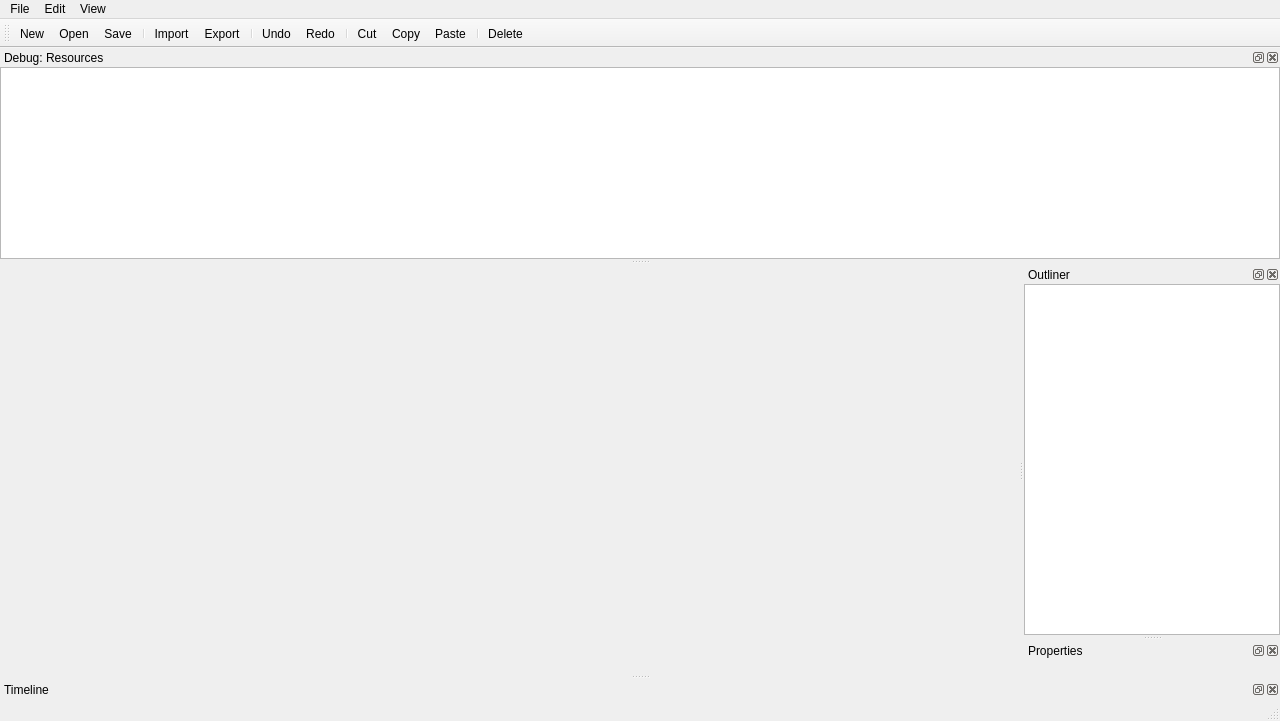
<?xml version="1.0" encoding="UTF-8"?>
<ui version="4.0">
 <class>StageEditorWindow</class>
 <widget class="QMainWindow" name="StageEditorWindow">
  <property name="geometry">
   <rect>
    <x>0</x>
    <y>0</y>
    <width>1280</width>
    <height>721</height>
   </rect>
  </property>
  <property name="windowTitle">
   <string>SMB Level Workshop 2 Stage Editor</string>
  </property>
  <widget class="QWidget" name="centralWidget">
   <layout class="QGridLayout" name="gridLayout">
    <property name="leftMargin">
     <number>0</number>
    </property>
    <property name="topMargin">
     <number>0</number>
    </property>
    <property name="rightMargin">
     <number>0</number>
    </property>
    <property name="bottomMargin">
     <number>0</number>
    </property>
    <property name="spacing">
     <number>0</number>
    </property>
    <item row="0" column="0">
     <widget class="WS2::Widget::ViewportWidget" name="viewportWidget" native="true"/>
    </item>
   </layout>
  </widget>
  <widget class="QMenuBar" name="menuBar">
   <property name="geometry">
    <rect>
     <x>0</x>
     <y>0</y>
     <width>1280</width>
     <height>23</height>
    </rect>
   </property>
   <widget class="QMenu" name="menuFile">
    <property name="title">
     <string>File</string>
    </property>
    <addaction name="separator"/>
    <addaction name="actionNew"/>
    <addaction name="actionOpen"/>
    <addaction name="actionSave"/>
    <addaction name="actionSaveAs"/>
    <addaction name="separator"/>
    <addaction name="actionImport"/>
    <addaction name="actionExport"/>
    <addaction name="separator"/>
    <addaction name="actionQuit"/>
   </widget>
   <widget class="QMenu" name="menuEdit">
    <property name="title">
     <string>Edit</string>
    </property>
    <addaction name="actionUndo"/>
    <addaction name="actionRedo"/>
    <addaction name="separator"/>
    <addaction name="actionCut"/>
    <addaction name="actionCopy"/>
    <addaction name="actionPaste"/>
    <addaction name="separator"/>
    <addaction name="actionDuplicate"/>
    <addaction name="actionDelete"/>
    <addaction name="separator"/>
    <addaction name="actionSelectAll"/>
    <addaction name="actionFocusSelected"/>
    <addaction name="separator"/>
    <addaction name="actionNewNode"/>
   </widget>
   <widget class="QMenu" name="menuView">
    <property name="title">
     <string>View</string>
    </property>
    <widget class="QMenu" name="menuDebug">
     <property name="title">
      <string>Debug</string>
     </property>
     <addaction name="actionToggleViewResources"/>
    </widget>
    <addaction name="actionToggleViewOutliner"/>
    <addaction name="actionToggleViewProperties"/>
    <addaction name="actionToggleViewTimeline"/>
    <addaction name="menuDebug"/>
    <addaction name="separator"/>
    <addaction name="actionToggleViewToolbar"/>
   </widget>
   <addaction name="menuFile"/>
   <addaction name="menuEdit"/>
   <addaction name="menuView"/>
  </widget>
  <widget class="QToolBar" name="mainToolBar">
   <property name="windowTitle">
    <string>Toolbar</string>
   </property>
   <property name="iconSize">
    <size>
     <width>16</width>
     <height>16</height>
    </size>
   </property>
   <attribute name="toolBarArea">
    <enum>TopToolBarArea</enum>
   </attribute>
   <attribute name="toolBarBreak">
    <bool>false</bool>
   </attribute>
   <addaction name="actionNew"/>
   <addaction name="actionOpen"/>
   <addaction name="actionSave"/>
   <addaction name="separator"/>
   <addaction name="actionImport"/>
   <addaction name="actionExport"/>
   <addaction name="separator"/>
   <addaction name="actionUndo"/>
   <addaction name="actionRedo"/>
   <addaction name="separator"/>
   <addaction name="actionCut"/>
   <addaction name="actionCopy"/>
   <addaction name="actionPaste"/>
   <addaction name="separator"/>
   <addaction name="actionDelete"/>
  </widget>
  <widget class="QStatusBar" name="statusBar"/>
  <widget class="QDockWidget" name="outlinerDockWidget">
   <property name="windowTitle">
    <string>Outliner</string>
   </property>
   <attribute name="dockWidgetArea">
    <number>2</number>
   </attribute>
   <widget class="QWidget" name="outlinerContentsWidget">
    <layout class="QGridLayout" name="gridLayout_2">
     <property name="leftMargin">
      <number>0</number>
     </property>
     <property name="topMargin">
      <number>0</number>
     </property>
     <property name="rightMargin">
      <number>0</number>
     </property>
     <property name="bottomMargin">
      <number>0</number>
     </property>
     <property name="spacing">
      <number>0</number>
     </property>
     <item row="0" column="0">
      <widget class="WS2::Widget::OutlinerWidget" name="outlinerTreeView">
       <property name="selectionMode">
        <enum>QAbstractItemView::ExtendedSelection</enum>
       </property>
       <attribute name="headerVisible">
        <bool>false</bool>
       </attribute>
      </widget>
     </item>
    </layout>
   </widget>
  </widget>
  <widget class="QDockWidget" name="propertiesDockWidget">
   <property name="windowTitle">
    <string>Properties</string>
   </property>
   <attribute name="dockWidgetArea">
    <number>2</number>
   </attribute>
   <widget class="QWidget" name="propertiesContentsWidget"/>
  </widget>
  <widget class="QDockWidget" name="timelineDockWidget">
   <property name="windowTitle">
    <string>Timeline</string>
   </property>
   <attribute name="dockWidgetArea">
    <number>8</number>
   </attribute>
   <widget class="QWidget" name="timelineContentsWidget"/>
  </widget>
  <widget class="QDockWidget" name="resourcesDockWidget">
   <property name="floating">
    <bool>false</bool>
   </property>
   <property name="windowTitle">
    <string>Debug: Resources</string>
   </property>
   <attribute name="dockWidgetArea">
    <number>4</number>
   </attribute>
   <widget class="QWidget" name="resourcesContentsWidget">
    <layout class="QGridLayout" name="gridLayout_3">
     <property name="leftMargin">
      <number>0</number>
     </property>
     <property name="topMargin">
      <number>0</number>
     </property>
     <property name="rightMargin">
      <number>0</number>
     </property>
     <property name="bottomMargin">
      <number>0</number>
     </property>
     <property name="spacing">
      <number>0</number>
     </property>
     <item row="0" column="0">
      <widget class="QTableView" name="resourcesTableView">
       <property name="selectionBehavior">
        <enum>QAbstractItemView::SelectRows</enum>
       </property>
       <property name="textElideMode">
        <enum>Qt::ElideLeft</enum>
       </property>
       <property name="sortingEnabled">
        <bool>false</bool>
       </property>
       <attribute name="horizontalHeaderStretchLastSection">
        <bool>true</bool>
       </attribute>
       <attribute name="verticalHeaderVisible">
        <bool>false</bool>
       </attribute>
       <attribute name="verticalHeaderDefaultSectionSize">
        <number>16</number>
       </attribute>
      </widget>
     </item>
    </layout>
   </widget>
  </widget>
  <action name="actionNew">
   <property name="icon">
    <iconset resource="../../resources/Workshop2/Workshop2Resources.qrc">
     <normaloff>:/Workshop2/Icons/File.png</normaloff>:/Workshop2/Icons/File.png</iconset>
   </property>
   <property name="text">
    <string>New</string>
   </property>
   <property name="shortcut">
    <string>Ctrl+N</string>
   </property>
  </action>
  <action name="actionOpen">
   <property name="icon">
    <iconset resource="../../resources/Workshop2/Workshop2Resources.qrc">
     <normaloff>:/Workshop2/Icons/Folder.png</normaloff>:/Workshop2/Icons/Folder.png</iconset>
   </property>
   <property name="text">
    <string>Open</string>
   </property>
   <property name="shortcut">
    <string>Ctrl+O</string>
   </property>
  </action>
  <action name="actionQuit">
   <property name="icon">
    <iconset resource="../../resources/Workshop2/Workshop2Resources.qrc">
     <normaloff>:/Workshop2/Icons/Close.png</normaloff>:/Workshop2/Icons/Close.png</iconset>
   </property>
   <property name="text">
    <string>Quit</string>
   </property>
   <property name="shortcut">
    <string>Ctrl+Q</string>
   </property>
  </action>
  <action name="actionUndo">
   <property name="icon">
    <iconset resource="../../resources/Workshop2/Workshop2Resources.qrc">
     <normaloff>:/Workshop2/Icons/Undo.png</normaloff>:/Workshop2/Icons/Undo.png</iconset>
   </property>
   <property name="text">
    <string>Undo</string>
   </property>
   <property name="shortcut">
    <string>Ctrl+Z</string>
   </property>
  </action>
  <action name="actionRedo">
   <property name="icon">
    <iconset resource="../../resources/Workshop2/Workshop2Resources.qrc">
     <normaloff>:/Workshop2/Icons/Redo.png</normaloff>:/Workshop2/Icons/Redo.png</iconset>
   </property>
   <property name="text">
    <string>Redo</string>
   </property>
   <property name="shortcut">
    <string>Ctrl+Shift+Z</string>
   </property>
  </action>
  <action name="actionCut">
   <property name="icon">
    <iconset resource="../../resources/Workshop2/Workshop2Resources.qrc">
     <normaloff>:/Workshop2/Icons/Cut.png</normaloff>:/Workshop2/Icons/Cut.png</iconset>
   </property>
   <property name="text">
    <string>Cut</string>
   </property>
   <property name="shortcut">
    <string>Ctrl+X</string>
   </property>
  </action>
  <action name="actionCopy">
   <property name="icon">
    <iconset resource="../../resources/Workshop2/Workshop2Resources.qrc">
     <normaloff>:/Workshop2/Icons/Copy.png</normaloff>:/Workshop2/Icons/Copy.png</iconset>
   </property>
   <property name="text">
    <string>Copy</string>
   </property>
   <property name="shortcut">
    <string>Ctrl+C</string>
   </property>
  </action>
  <action name="actionPaste">
   <property name="icon">
    <iconset resource="../../resources/Workshop2/Workshop2Resources.qrc">
     <normaloff>:/Workshop2/Icons/Paste.png</normaloff>:/Workshop2/Icons/Paste.png</iconset>
   </property>
   <property name="text">
    <string>Paste</string>
   </property>
   <property name="shortcut">
    <string>Ctrl+V</string>
   </property>
  </action>
  <action name="actionSelectAll">
   <property name="icon">
    <iconset resource="../../resources/Workshop2/Workshop2Resources.qrc">
     <normaloff>:/Workshop2/Icons/SelectAll.png</normaloff>:/Workshop2/Icons/SelectAll.png</iconset>
   </property>
   <property name="text">
    <string>Select All</string>
   </property>
   <property name="shortcut">
    <string>Ctrl+A</string>
   </property>
  </action>
  <action name="actionDuplicate">
   <property name="icon">
    <iconset resource="../../resources/Workshop2/Workshop2Resources.qrc">
     <normaloff>:/Workshop2/Icons/Duplicate.png</normaloff>:/Workshop2/Icons/Duplicate.png</iconset>
   </property>
   <property name="text">
    <string>Duplicate</string>
   </property>
   <property name="shortcut">
    <string>Ctrl+D</string>
   </property>
  </action>
  <action name="actionDelete">
   <property name="icon">
    <iconset resource="../../resources/Workshop2/Workshop2Resources.qrc">
     <normaloff>:/Workshop2/Icons/Delete.png</normaloff>:/Workshop2/Icons/Delete.png</iconset>
   </property>
   <property name="text">
    <string>Delete</string>
   </property>
   <property name="shortcut">
    <string>Del</string>
   </property>
  </action>
  <action name="actionFocusSelected">
   <property name="icon">
    <iconset resource="../../resources/Workshop2/Workshop2Resources.qrc">
     <normaloff>:/Workshop2/Icons/Focus.png</normaloff>:/Workshop2/Icons/Focus.png</iconset>
   </property>
   <property name="text">
    <string>Focus Selected</string>
   </property>
   <property name="shortcut">
    <string>F</string>
   </property>
  </action>
  <action name="actionSave">
   <property name="icon">
    <iconset resource="../../resources/Workshop2/Workshop2Resources.qrc">
     <normaloff>:/Workshop2/Icons/Save.png</normaloff>:/Workshop2/Icons/Save.png</iconset>
   </property>
   <property name="text">
    <string>Save</string>
   </property>
   <property name="shortcut">
    <string>Ctrl+S</string>
   </property>
  </action>
  <action name="actionSaveAs">
   <property name="icon">
    <iconset resource="../../resources/Workshop2/Workshop2Resources.qrc">
     <normaloff>:/Workshop2/Icons/SaveAs.png</normaloff>:/Workshop2/Icons/SaveAs.png</iconset>
   </property>
   <property name="text">
    <string>Save As</string>
   </property>
   <property name="shortcut">
    <string>Ctrl+Shift+S</string>
   </property>
  </action>
  <action name="actionToggleViewToolbar">
   <property name="checkable">
    <bool>true</bool>
   </property>
   <property name="text">
    <string>Toolbar</string>
   </property>
  </action>
  <action name="actionToggleViewOutliner">
   <property name="checkable">
    <bool>true</bool>
   </property>
   <property name="text">
    <string>Outliner</string>
   </property>
  </action>
  <action name="actionToggleViewProperties">
   <property name="checkable">
    <bool>true</bool>
   </property>
   <property name="text">
    <string>Properties</string>
   </property>
  </action>
  <action name="actionToggleViewTimeline">
   <property name="checkable">
    <bool>true</bool>
   </property>
   <property name="text">
    <string>Timeline</string>
   </property>
  </action>
  <action name="actionImport">
   <property name="icon">
    <iconset resource="../../resources/Workshop2/Workshop2Resources.qrc">
     <normaloff>:/Workshop2/Icons/Import.png</normaloff>:/Workshop2/Icons/Import.png</iconset>
   </property>
   <property name="text">
    <string>Import</string>
   </property>
   <property name="toolTip">
    <string>Import</string>
   </property>
   <property name="shortcut">
    <string>Ctrl+I</string>
   </property>
  </action>
  <action name="actionExport">
   <property name="icon">
    <iconset resource="../../resources/Workshop2/Workshop2Resources.qrc">
     <normaloff>:/Workshop2/Icons/Export.png</normaloff>:/Workshop2/Icons/Export.png</iconset>
   </property>
   <property name="text">
    <string>Export</string>
   </property>
   <property name="toolTip">
    <string>Export</string>
   </property>
   <property name="shortcut">
    <string>Ctrl+E</string>
   </property>
  </action>
  <action name="actionToggleViewResources">
   <property name="checkable">
    <bool>true</bool>
   </property>
   <property name="text">
    <string>Resources</string>
   </property>
  </action>
  <action name="actionNewNode">
   <property name="icon">
    <iconset resource="../../resources/Workshop2/Workshop2Resources.qrc">
     <normaloff>:/Workshop2/Icons/Add.png</normaloff>:/Workshop2/Icons/Add.png</iconset>
   </property>
   <property name="text">
    <string>New Node</string>
   </property>
   <property name="toolTip">
    <string>Adds a new empty node to the scene</string>
   </property>
   <property name="shortcut">
    <string>Ctrl+B</string>
   </property>
  </action>
 </widget>
 <layoutdefault spacing="6" margin="11"/>
 <customwidgets>
  <customwidget>
   <class>WS2::Widget::OutlinerWidget</class>
   <extends>QTreeView</extends>
   <header>widget/OutlinerWidget.hpp</header>
  </customwidget>
  <customwidget>
   <class>WS2::Widget::ViewportWidget</class>
   <extends>QWidget</extends>
   <header>widget/ViewportWidget.hpp</header>
  </customwidget>
 </customwidgets>
 <resources>
  <include location="../../resources/Workshop2/Workshop2Resources.qrc"/>
 </resources>
 <connections>
  <connection>
   <sender>actionToggleViewOutliner</sender>
   <signal>triggered(bool)</signal>
   <receiver>outlinerDockWidget</receiver>
   <slot>setVisible(bool)</slot>
   <hints>
    <hint type="sourcelabel">
     <x>-1</x>
     <y>-1</y>
    </hint>
    <hint type="destinationlabel">
     <x>1151</x>
     <y>309</y>
    </hint>
   </hints>
  </connection>
  <connection>
   <sender>outlinerDockWidget</sender>
   <signal>visibilityChanged(bool)</signal>
   <receiver>actionToggleViewOutliner</receiver>
   <slot>setChecked(bool)</slot>
   <hints>
    <hint type="sourcelabel">
     <x>1151</x>
     <y>309</y>
    </hint>
    <hint type="destinationlabel">
     <x>-1</x>
     <y>-1</y>
    </hint>
   </hints>
  </connection>
  <connection>
   <sender>propertiesDockWidget</sender>
   <signal>visibilityChanged(bool)</signal>
   <receiver>actionToggleViewProperties</receiver>
   <slot>setChecked(bool)</slot>
   <hints>
    <hint type="sourcelabel">
     <x>1151</x>
     <y>613</y>
    </hint>
    <hint type="destinationlabel">
     <x>-1</x>
     <y>-1</y>
    </hint>
   </hints>
  </connection>
  <connection>
   <sender>actionToggleViewProperties</sender>
   <signal>triggered(bool)</signal>
   <receiver>propertiesDockWidget</receiver>
   <slot>setVisible(bool)</slot>
   <hints>
    <hint type="sourcelabel">
     <x>-1</x>
     <y>-1</y>
    </hint>
    <hint type="destinationlabel">
     <x>1151</x>
     <y>613</y>
    </hint>
   </hints>
  </connection>
  <connection>
   <sender>timelineDockWidget</sender>
   <signal>visibilityChanged(bool)</signal>
   <receiver>actionToggleViewTimeline</receiver>
   <slot>setChecked(bool)</slot>
   <hints>
    <hint type="sourcelabel">
     <x>639</x>
     <y>678</y>
    </hint>
    <hint type="destinationlabel">
     <x>-1</x>
     <y>-1</y>
    </hint>
   </hints>
  </connection>
  <connection>
   <sender>actionToggleViewTimeline</sender>
   <signal>triggered(bool)</signal>
   <receiver>timelineDockWidget</receiver>
   <slot>setVisible(bool)</slot>
   <hints>
    <hint type="sourcelabel">
     <x>-1</x>
     <y>-1</y>
    </hint>
    <hint type="destinationlabel">
     <x>639</x>
     <y>678</y>
    </hint>
   </hints>
  </connection>
  <connection>
   <sender>mainToolBar</sender>
   <signal>visibilityChanged(bool)</signal>
   <receiver>actionToggleViewToolbar</receiver>
   <slot>setChecked(bool)</slot>
   <hints>
    <hint type="sourcelabel">
     <x>639</x>
     <y>37</y>
    </hint>
    <hint type="destinationlabel">
     <x>-1</x>
     <y>-1</y>
    </hint>
   </hints>
  </connection>
  <connection>
   <sender>actionToggleViewToolbar</sender>
   <signal>triggered(bool)</signal>
   <receiver>mainToolBar</receiver>
   <slot>setVisible(bool)</slot>
   <hints>
    <hint type="sourcelabel">
     <x>-1</x>
     <y>-1</y>
    </hint>
    <hint type="destinationlabel">
     <x>639</x>
     <y>37</y>
    </hint>
   </hints>
  </connection>
  <connection>
   <sender>actionToggleViewResources</sender>
   <signal>triggered(bool)</signal>
   <receiver>resourcesDockWidget</receiver>
   <slot>setVisible(bool)</slot>
   <hints>
    <hint type="sourcelabel">
     <x>-1</x>
     <y>-1</y>
    </hint>
    <hint type="destinationlabel">
     <x>127</x>
     <y>354</y>
    </hint>
   </hints>
  </connection>
  <connection>
   <sender>resourcesDockWidget</sender>
   <signal>visibilityChanged(bool)</signal>
   <receiver>actionToggleViewResources</receiver>
   <slot>setChecked(bool)</slot>
   <hints>
    <hint type="sourcelabel">
     <x>127</x>
     <y>354</y>
    </hint>
    <hint type="destinationlabel">
     <x>-1</x>
     <y>-1</y>
    </hint>
   </hints>
  </connection>
 </connections>
</ui>
